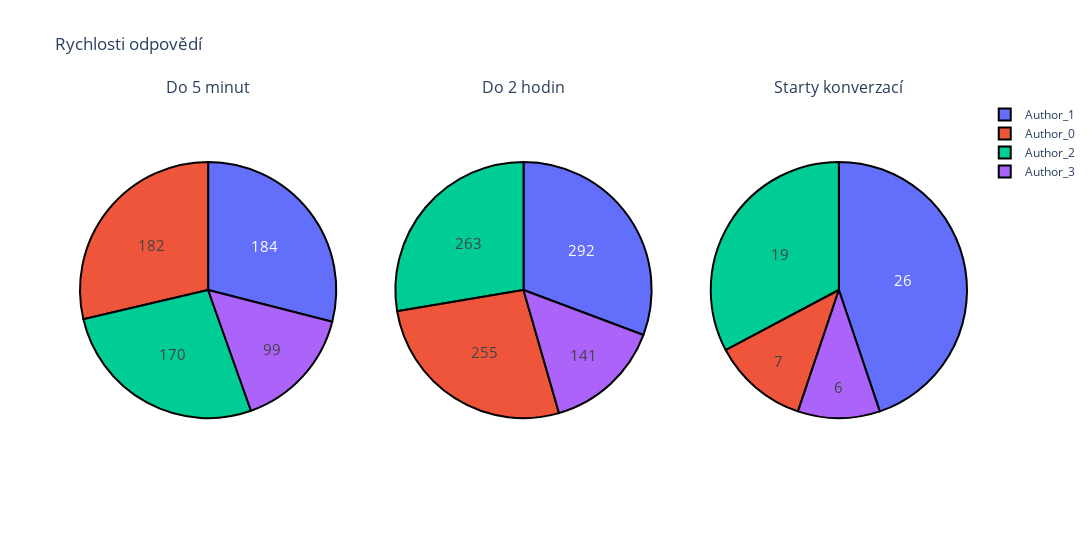

The notebook cell saved with this chart:
### Code cell
display_conversations_pies(writers, names, times, messages_without_reactions, True)

### Figure 1 — Plotly figure (JSON) as saved in the notebook; plotly's stock layout.template omitted (floating-point values rounded to 4 significant figures)
{"data": [{"domain": {"x": [0, 0.2889], "y": [0, 1]}, "hoverinfo": "label+percent", "labels": ["Author_0", "Author_1", "Author_2", "Author_3"], "marker": {"line": {"color": "black", "width": 2}}, "name": "méně než 5 minut", "textfont": {"size": 15}, "textinfo": "value", "type": "pie", "values": [182, 184, 170, 99]}, {"domain": {"x": [0.3556, 0.6444], "y": [0, 1]}, "hoverinfo": "label+percent", "labels": ["Author_0", "Author_1", "Author_2", "Author_3"], "marker": {"line": {"color": "black", "width": 2}}, "name": "méně jak 2 hodiny", "textfont": {"size": 15}, "textinfo": "value", "type": "pie", "values": [255, 292, 263, 141]}, {"domain": {"x": [0.7111, 1], "y": [0, 1]}, "hoverinfo": "label+percent", "labels": ["Author_0", "Author_1", "Author_2", "Author_3"], "marker": {"line": {"color": "black", "width": 2}}, "name": "více jak 24 hodin", "textfont": {"size": 15}, "textinfo": "value", "type": "pie", "values": [7, 26, 19, 6]}], "layout": {"annotations": [{"font": {"size": 16}, "showarrow": false, "text": "Do 5 minut", "x": 0.1444, "xanchor": "center", "xref": "paper", "y": 1, "yanchor": "bottom", "yref": "paper"}, {"font": {"size": 16}, "showarrow": false, "text": "Do 2 hodin", "x": 0.5, "xanchor": "center", "xref": "paper", "y": 1, "yanchor": "bottom", "yref": "paper"}, {"font": {"size": 16}, "showarrow": false, "text": "Starty konverzací", "x": 0.8556, "xanchor": "center", "xref": "paper", "y": 1, "yanchor": "bottom", "yref": "paper"}], "title": {"text": "Rychlosti odpovědí"}, "width": 1200}}
